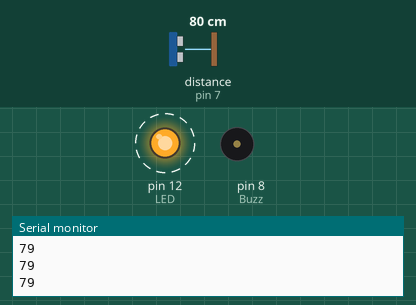
Recording of a sketch running on a simulated Arduino Uno, built with avr-gcc and run on an emulated ATmega328P. On the bench: output pins drawn as LEDs (lit = HIGH), buzzer (waves = sounding, pin HIGH), the last lines printed to the serial monitor. Wiring (inferred from the names in the program): ultrasonic range finder: trigger pin 3; echo pin 7. Dashed ring = blinking. The test bench sets the inputs (shaded band); at power-on: distance to the obstacle (sensor on pin 7) 80 cm. The echo pulse lasts 58.3 µs per cm; pins used as bus, display or sensor lines are not drawn.

Above: at 0.91 s.
1.3 s: distance to the obstacle (sensor on pin 7) set to 2 cm
At 2.1 s:
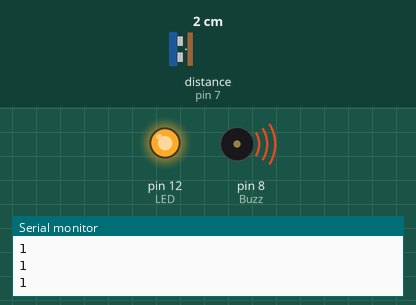
3.1 s: distance to the obstacle (sensor on pin 7) set to 48 cm
4.6 s: distance to the obstacle (sensor on pin 7) set to 54 cm
At 4.9 s:
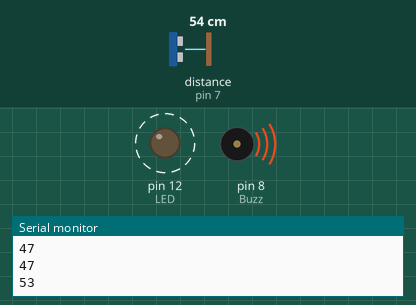
7.6 s: distance to the obstacle (sensor on pin 7) set to 4 cm
At 7.73 s:
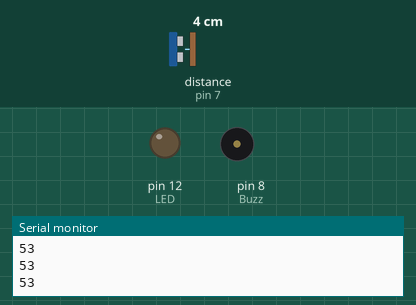
9.3 s: distance to the obstacle (sensor on pin 7) set to 60 cm
At 9.81 s:
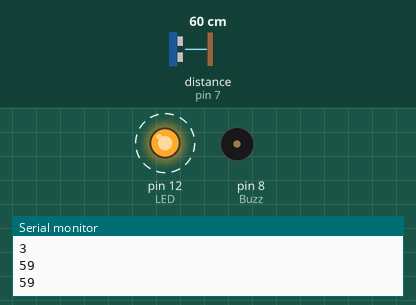
Timing chart, 0 to 13.3 s (numbered marks = the images above; inputs shaded):
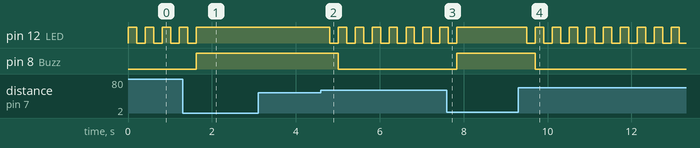

The sketch:

Task_2.ino
```cpp
//Task 2

int Buzz = 8, Trig = 3, Echo = 7, LED = 12;

void setup() {
  // put your setup code here, to run once:
  pinMode(Trig, OUTPUT);
  pinMode(Buzz, OUTPUT);
  pinMode(LED, OUTPUT);
  pinMode(Echo, INPUT);
  Serial.begin(9600);
}

void loop() {
  // put your main code here, to run repeatedly:
  int s = distance();
  if(s > 50){
    flash();
    digitalWrite(Buzz, LOW);
  }
  else{
    digitalWrite(LED, HIGH);
    digitalWrite(Buzz, HIGH);
  }
}

int distance(){
  digitalWrite(Trig,HIGH);
  delayMicroseconds(10);
  digitalWrite(Trig,LOW);
  int duration = pulseIn(Echo,HIGH);
  int distance = 0.0343 * duration / 2;
  Serial.println(distance);
  return distance;
}

void flash(){
  digitalWrite(LED,HIGH);
  delay(200);
  digitalWrite(LED,LOW);
  delay(200);
}
```

Measured:
- the behaviour switches between 51 and 52 cm on distance to the obstacle (sensor on pin 7) (found by bisection; images 1 and 2)
- after the input at 1.3 s, pin 12 (LED): goes on until 1.6 s, then stays HIGH; pin 8 (Buzz): LOW → HIGH after 0.32 s
- after the input at 4.6 s, pin 12 (LED): alternates HIGH for 0.20 s and LOW for 0.20 s, starting after 0.21 s; pin 8 (Buzz): HIGH → LOW after 0.41 s
- after the input at 7.6 s, pin 12 (LED): goes on until 7.8 s, then stays HIGH; pin 8 (Buzz): LOW → HIGH after 0.24 s
- after the input at 9.3 s, pin 12 (LED): alternates HIGH for 0.20 s and LOW for 0.20 s, starting after 0.21 s; pin 8 (Buzz): HIGH → LOW after 0.41 s
- by itself, pin 12 (LED): alternates HIGH for 0.20 s and LOW for 0.21 s
